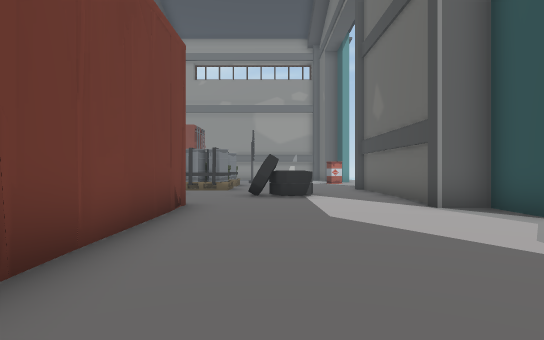
[1] (above)

24 first-person views from a walk through a Unity game level. The camera is 1.4 m above the floor, looks level and sees 75° across. The floor is counted in squares, 2 m on a side. Each view is taken from the middle of a square. On the plan, view 1 faces up. The plan holds only what a view shows up to about 11 squares ahead; the rest is blank. The place goes on beyond the plan. The player character is not drawn. Some surface patterns are stand-ins.

[2]
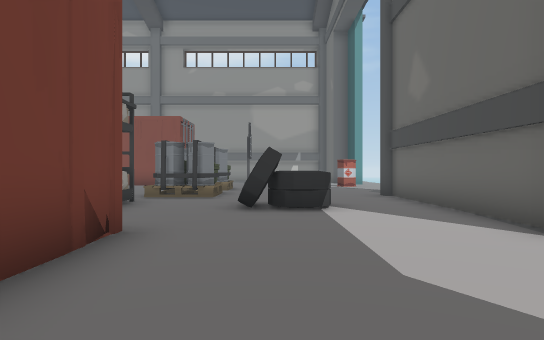

[3]
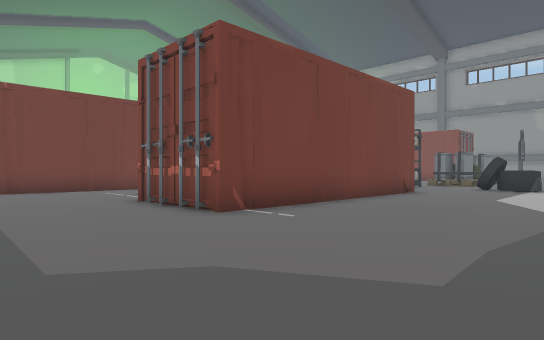

[4]
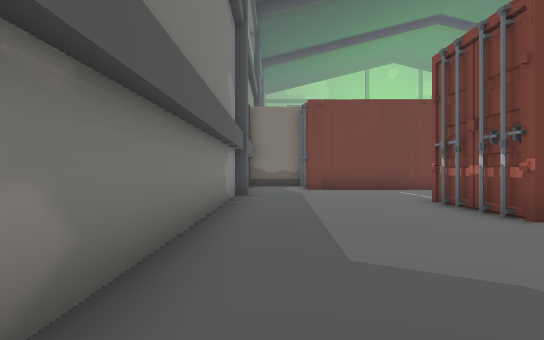

[5]
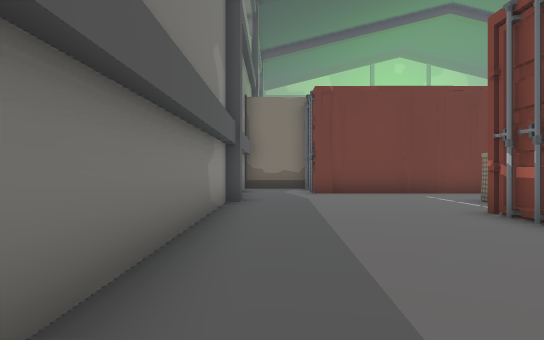

[6]
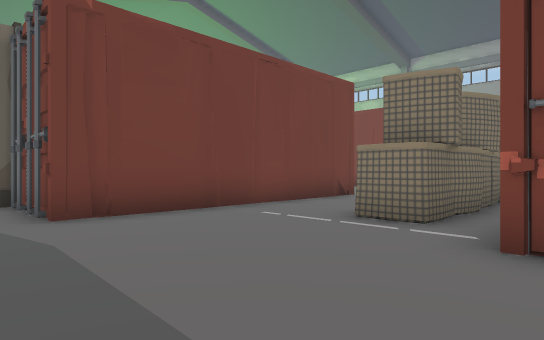

[7]
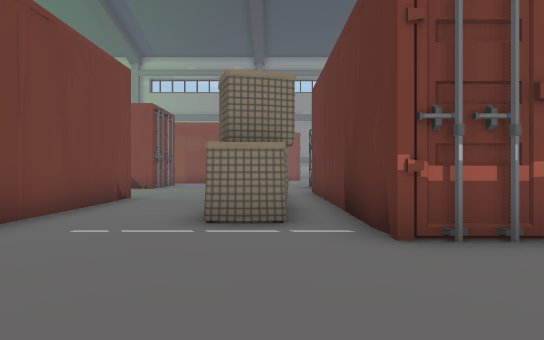

[8]
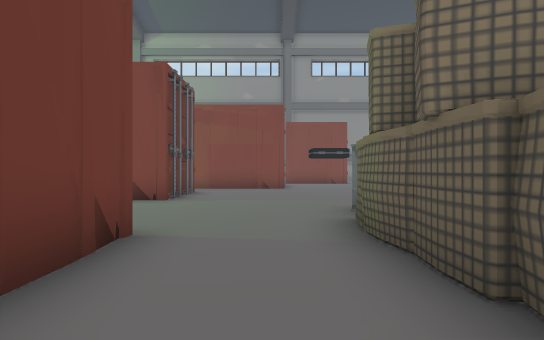

[9]
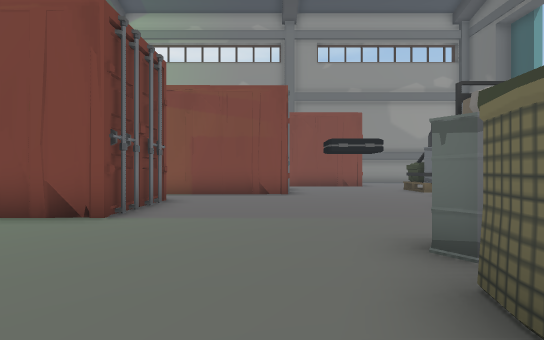

[10]
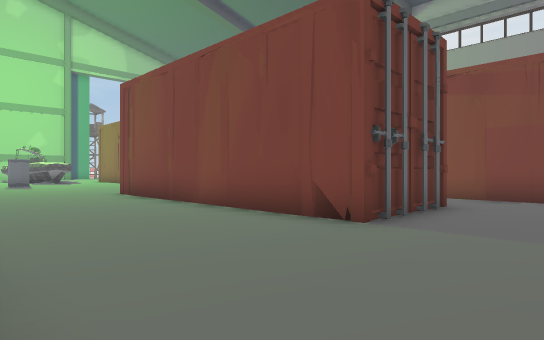

[11]
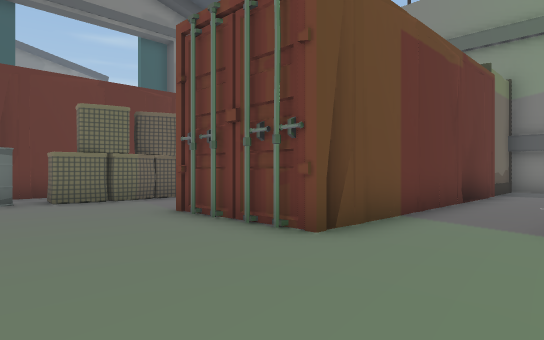

[12]
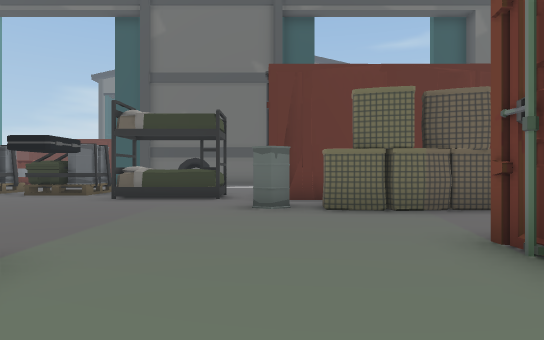

[13]
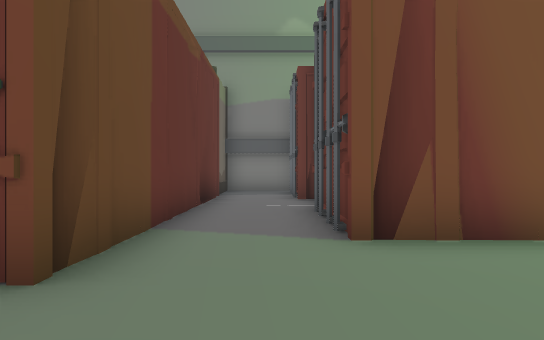

[14]
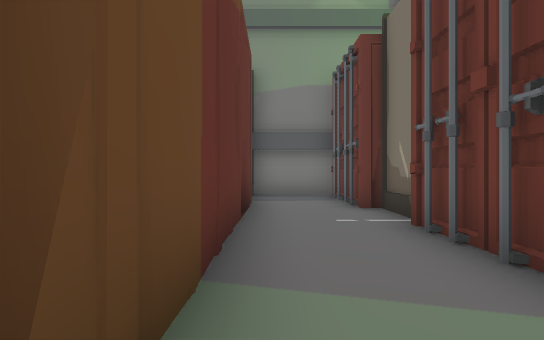

[15]
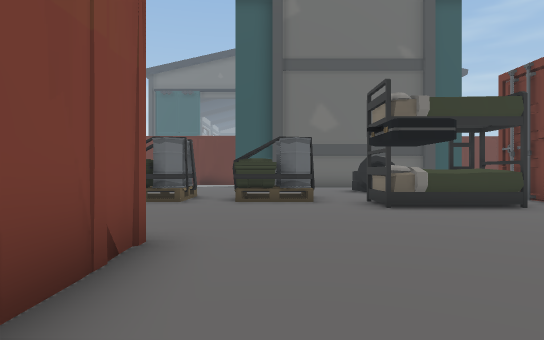

[16]
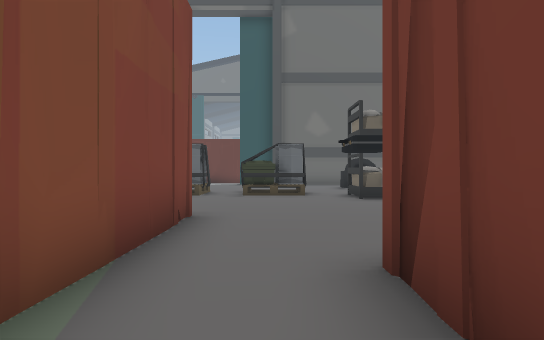

[17]
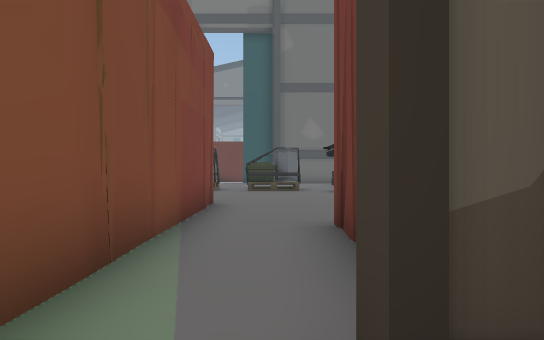

[18]
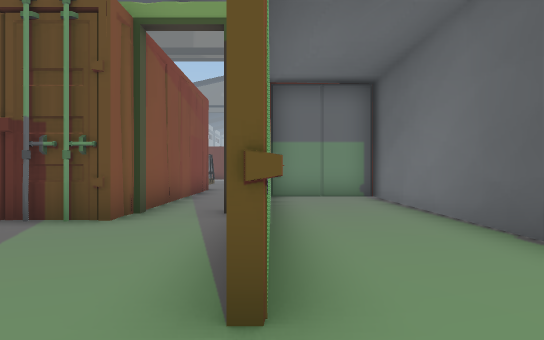

[19]
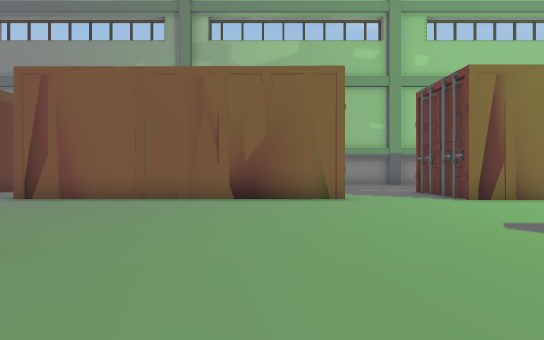

[20]
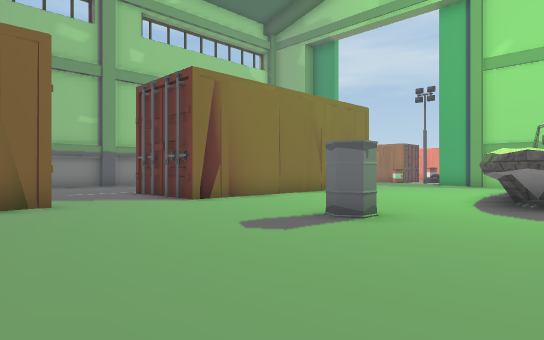

[21]
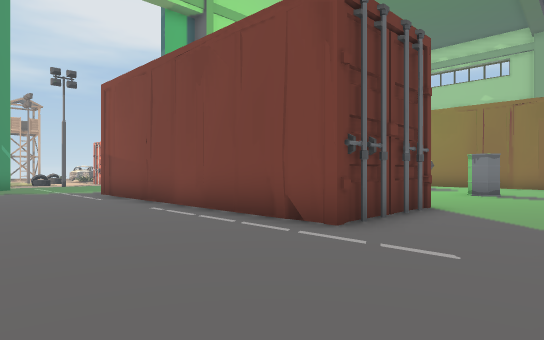

[22]
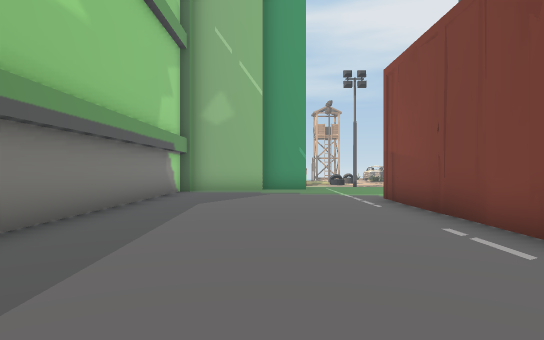

[23]
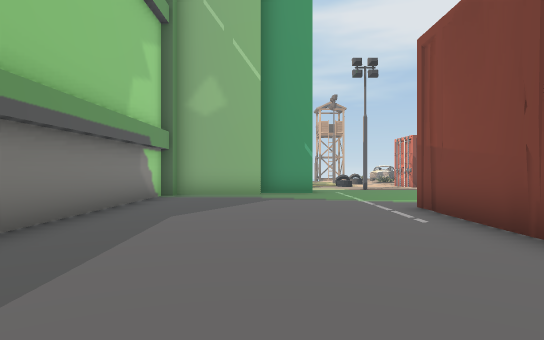

[24]
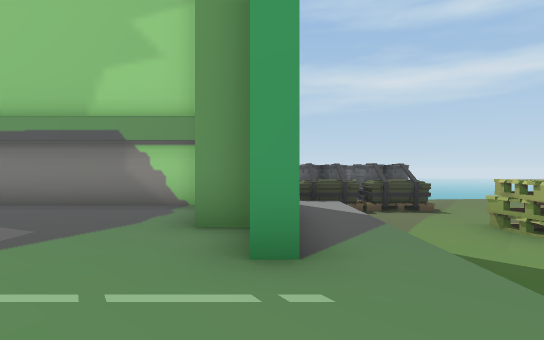

### Floor plan
Points are (right, up) in squares from view 1. A wall is a line through its corners. A room is listed if a view was taken in it or the views show most of it. See-through windows are left out.
Room 1 (views 1, 2, 3, 4, 5, 6, 7, 8, 9, 10)
walls: (-3.2, 7) (-1.7, 7) (-1.7, -0.4); (-6, 4.7) (-5.9, 3.3); (-1.7, 0.4) (-1.8, -0.4) (-4.7, -0.4) (-4.8, 0.4); (-5.7, 2.7) (-5.8, 0.6) (-7, 0.6); (-6.9, 5.5) (-6.8, 6.1) (-6.2, 6); (-5.7, 2.3) (-5.8, 1.7) (-5.8, 1.2); (-6.9, 5) (-6.9, 5.6); (-6.9, 3.3) (-6.9, 3.9) (-7, 4.5); (-6.9, 2.8) (-7, 4.9); (-6.8, 2.4) (-6.7, 2.9); (-4.8, -0.4) (-4.7, 7); (-10.5, 4.9) (-9.5, 4.9) (-9.5, -2.8); (-7.5, 14.2) (-8.5, 14.2); (-10.5, 12.1) (-10.5, 9.2); (-9.5, -1.8) (-9.6, -2.8); (-9.9, -2.6) (-12.1, -2.6); (-6.7, -5) (1.8, -5); (-7.4, -4.7) (-6.7, -4.7)
ways out: opening at (-10, 7) to room 2; opening at (-8.5, 13.5) to room 2
objects: barrel (-6, 7); other object (-4, 9) to (-3, 11); pallet (-3, 12) to (-2, 14); pallet (-3, 15) to (-2, 15); other object (0, 9) to (1, 10)
Room 2 (views 11, 12, 13, 14, 15, 16, 17, 18, 19, 20, 21, 22, 23, 24)
walls: (-25.7, 0.7) (-33.7, 0.7); (-22.9, 3.4) (-21.9, 3.5); (-22.9, 3.6) (-14.9, 3.4) (-14.9, 0.4); (-29.4, 3.7) (-25.7, 3.6) (-25.7, 0.8) (-26.5, 0.7); (-20, 3.3) (-18.7, 3.5); (-14.9, -0.1) (-14.9, -1.8); (-28.6, 9.5) (-29.3, 9.2); (-14.9, -1.9) (-14.9, -2.6); (-27.8, 10) (-28.1, 9.3) (-29.3, 8.8); (-14.9, -3.4) (-14.9, -4); (-14.7, -5) (-12.5, -5) (-12.5, -3); (-12.7, -2) (-12.5, 4.9) (-10.5, 4.9); (-16.6, 9.3) (-10.6, 9.3) (-10.6, 12); (-12.7, -2.8) (-12.7, -2.3); (-36.6, -5) (-28.9, -5); (-12.5, -2.4) (-12.6, -1.9); (-38.2, -0.8) (-37.8, -0.8) (-37.8, -2.3) (-37.1, -2.3) (-37.1, -4.8); (-16.7, 12) (-18.4, 12); (-14.2, 12.4) (-14.2, 12.9); (-10.5, 9.2) (-11.4, 9.2); (-10.5, 9.2) (-18.5, 9.2); (-14.3, 14.2) (-15, 14.3) (-15, 15.6); (-12, 12.4) (-10.5, 12.3); (-11.3, 12.2) (-10.5, 12.1); (-8.5, 14.2) (-15, 14.3)
low walls: (-28.8, 9.8) (-29.5, 9.3)
ways out: opening at (-10, 7) to room 1; opening at (-8.5, 13.5) to room 1
objects: other object (-42, -4) to (-42, -3); pallet (-41, -9) to (-41, -8); pallet (-41, -7) to (-40, -6); pallet (-39, -7) to (-39, -6); barrel (-26, 8)

Where each view was taken, in squares from view 1:
view 1: 0 up, 0 right, facing up
view 2: 3 up, 0 right, facing up
view 3: 4 down, 3 right, facing up-left
view 4: 4 down, 3 right, facing left
view 5: 4 down, 1 right, facing left
view 6: 4 down, 4 left, facing up-left
view 7: 4 down, 6 left, facing up
view 8: 1 up, 8 left, facing up
view 9: 4 up, 8 left, facing up
view 10: 5 up, 8 left, facing up-left
view 11: 8 up, 15 left, facing down-right
view 12: 7 up, 13 left, facing right
view 13: 7 up, 14 left, facing down
view 14: 5 up, 13 left, facing down
view 15: 13 up, 11 left, facing right
view 16: 13 up, 13 left, facing right
view 17: 13 up, 15 left, facing right
view 18: 12 up, 20 left, facing right
view 19: 12 up, 21 left, facing down
view 20: 11 up, 21 left, facing down-left
view 21: 3 down, 23 left, facing up-left
view 22: 2 down, 25 left, facing left
view 23: 2 down, 27 left, facing left
view 24: 2 up, 38 left, facing down
